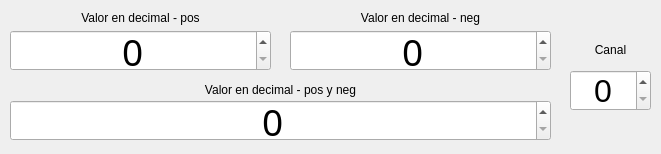
<?xml version="1.0" encoding="UTF-8"?>
<ui version="4.0">
 <class>MainWindow</class>
 <widget class="QMainWindow" name="MainWindow">
  <property name="geometry">
   <rect>
    <x>0</x>
    <y>0</y>
    <width>661</width>
    <height>154</height>
   </rect>
  </property>
  <property name="windowTitle">
   <string>MainWindow</string>
  </property>
  <widget class="QWidget" name="centralwidget">
   <widget class="QSpinBox" name="spinBox_cal_p">
    <property name="geometry">
     <rect>
      <x>10</x>
      <y>30</y>
      <width>261</width>
      <height>41</height>
     </rect>
    </property>
    <property name="font">
     <font>
      <family>Digital Counter 7</family>
      <pointsize>28</pointsize>
     </font>
    </property>
    <property name="alignment">
     <set>Qt::AlignCenter</set>
    </property>
    <property name="maximum">
     <number>2047</number>
    </property>
    <property name="singleStep">
     <number>10</number>
    </property>
   </widget>
   <widget class="QLabel" name="label">
    <property name="geometry">
     <rect>
      <x>10</x>
      <y>10</y>
      <width>261</width>
      <height>16</height>
     </rect>
    </property>
    <property name="text">
     <string>Valor en decimal - pos</string>
    </property>
    <property name="alignment">
     <set>Qt::AlignCenter</set>
    </property>
   </widget>
   <widget class="QSpinBox" name="spinBox_cal_n">
    <property name="geometry">
     <rect>
      <x>290</x>
      <y>30</y>
      <width>261</width>
      <height>41</height>
     </rect>
    </property>
    <property name="font">
     <font>
      <family>Digital Counter 7</family>
      <pointsize>28</pointsize>
     </font>
    </property>
    <property name="alignment">
     <set>Qt::AlignCenter</set>
    </property>
    <property name="maximum">
     <number>2047</number>
    </property>
    <property name="singleStep">
     <number>10</number>
    </property>
   </widget>
   <widget class="QLabel" name="label_2">
    <property name="geometry">
     <rect>
      <x>290</x>
      <y>10</y>
      <width>261</width>
      <height>16</height>
     </rect>
    </property>
    <property name="text">
     <string>Valor en decimal - neg</string>
    </property>
    <property name="alignment">
     <set>Qt::AlignCenter</set>
    </property>
   </widget>
   <widget class="QSpinBox" name="spinBox_cal_pn">
    <property name="geometry">
     <rect>
      <x>10</x>
      <y>100</y>
      <width>541</width>
      <height>41</height>
     </rect>
    </property>
    <property name="font">
     <font>
      <family>Digital Counter 7</family>
      <pointsize>28</pointsize>
     </font>
    </property>
    <property name="alignment">
     <set>Qt::AlignCenter</set>
    </property>
    <property name="maximum">
     <number>2047</number>
    </property>
    <property name="singleStep">
     <number>10</number>
    </property>
   </widget>
   <widget class="QLabel" name="label_3">
    <property name="geometry">
     <rect>
      <x>10</x>
      <y>80</y>
      <width>541</width>
      <height>20</height>
     </rect>
    </property>
    <property name="text">
     <string>Valor en decimal - pos y neg</string>
    </property>
    <property name="alignment">
     <set>Qt::AlignCenter</set>
    </property>
   </widget>
   <widget class="QSpinBox" name="spinBox_ch">
    <property name="geometry">
     <rect>
      <x>570</x>
      <y>70</y>
      <width>81</width>
      <height>41</height>
     </rect>
    </property>
    <property name="font">
     <font>
      <pointsize>24</pointsize>
     </font>
    </property>
    <property name="alignment">
     <set>Qt::AlignCenter</set>
    </property>
    <property name="maximum">
     <number>2</number>
    </property>
    <property name="singleStep">
     <number>1</number>
    </property>
   </widget>
   <widget class="QLabel" name="label_4">
    <property name="geometry">
     <rect>
      <x>570</x>
      <y>40</y>
      <width>81</width>
      <height>20</height>
     </rect>
    </property>
    <property name="text">
     <string>Canal</string>
    </property>
    <property name="alignment">
     <set>Qt::AlignCenter</set>
    </property>
   </widget>
  </widget>
 </widget>
 <resources/>
 <connections/>
</ui>
